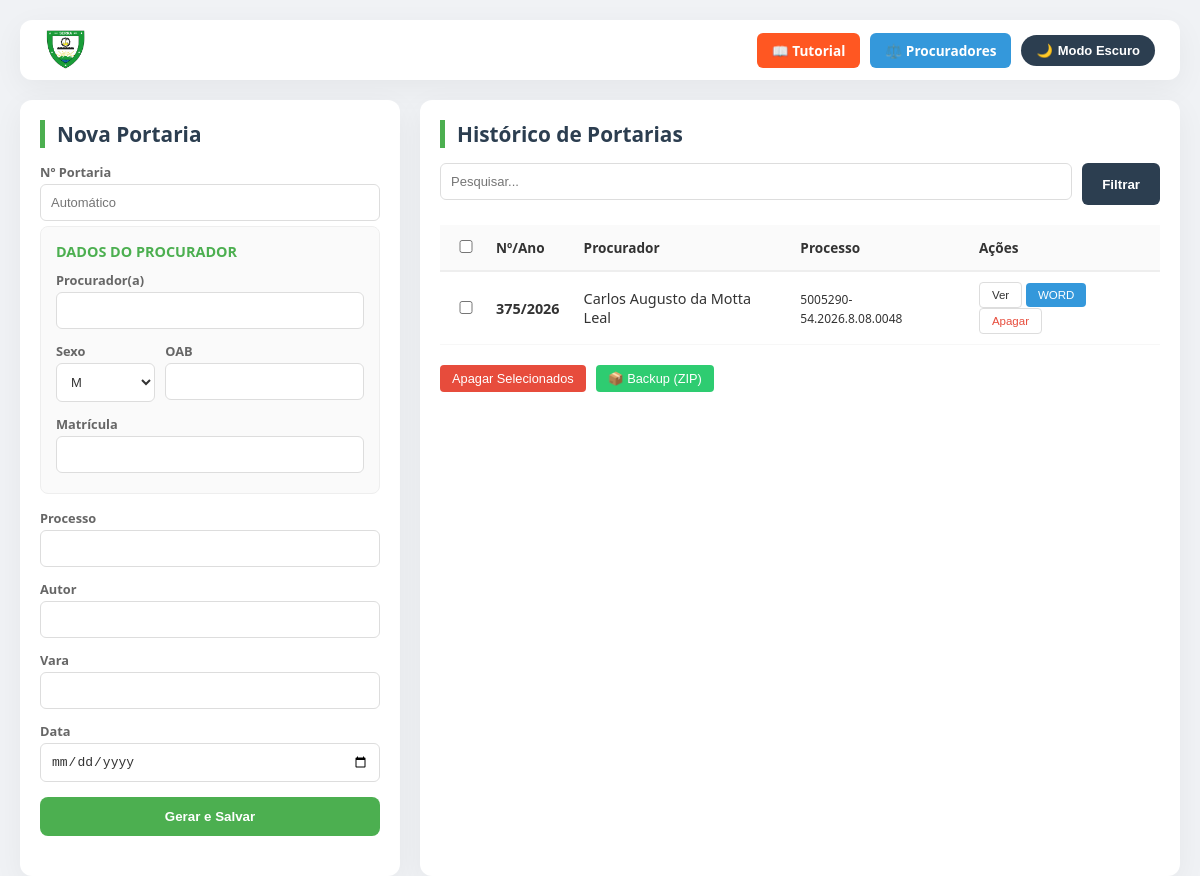
Before: / with the older database file.
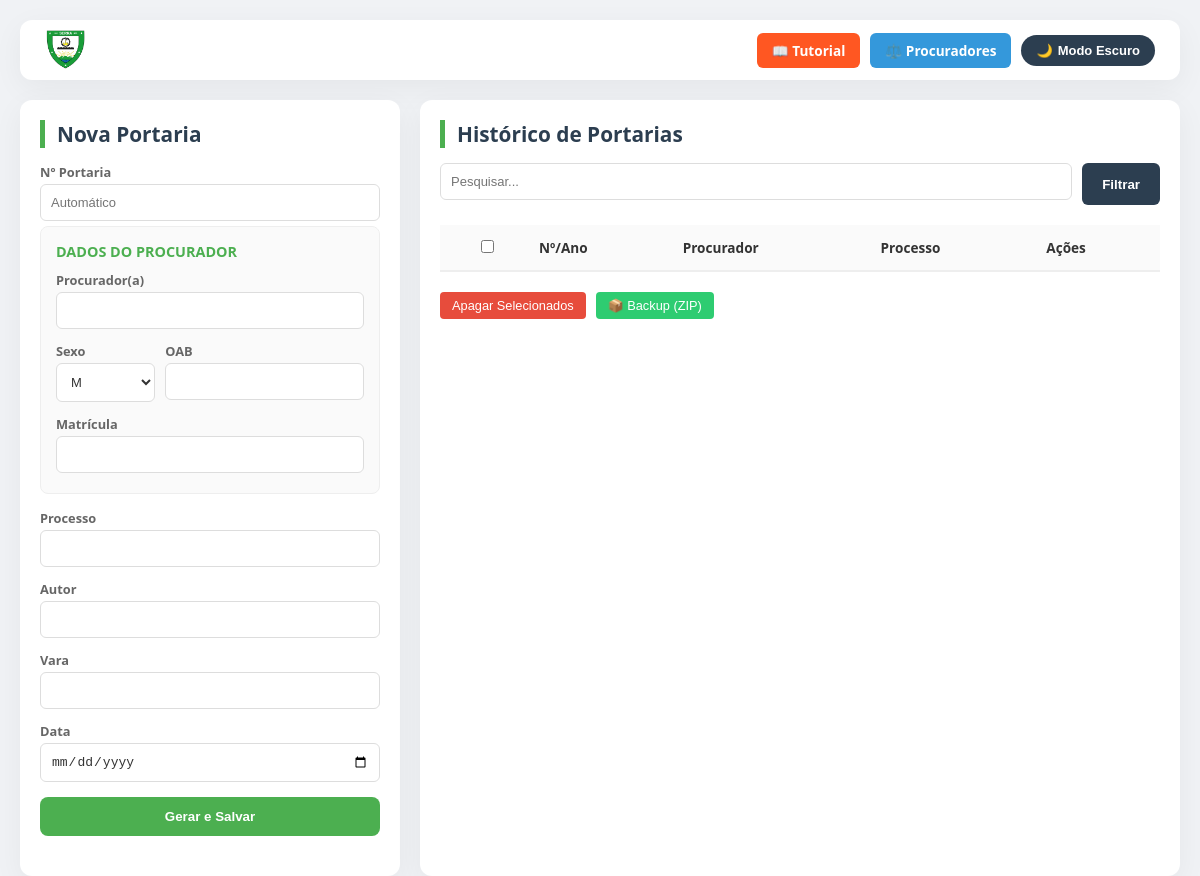
After: the same page with the newer database file.
### tables this page shows
CREATE TABLE portarias(
    id INTEGER PRIMARY KEY AUTOINCREMENT,
    numero INTEGER,
    ano INTEGER,
    procurador TEXT,
    sexo TEXT,
    oab TEXT,
    matricula TEXT, 
    processo TEXT,
    autor TEXT,
    vara TEXT,
    data_portaria TEXT
);

### index.php (the view, shortened to what this page needs)
<?php
$db = new SQLite3('data/portarias.db');
$db->exec('PRAGMA journal_mode = WAL;');
$db->exec("CREATE TABLE IF NOT EXISTS portarias(
    id INTEGER PRIMARY KEY AUTOINCREMENT,
    numero INTEGER,
    ano INTEGER,
    procurador TEXT,
    sexo TEXT,
    oab TEXT,
    matricula TEXT,
    processo TEXT,
    autor TEXT,
    vara TEXT,
    data_portaria TEXT
)");
$db->exec("CREATE TABLE IF NOT EXISTS cadastro_procuradores(
    id INTEGER PRIMARY KEY AUTOINCREMENT,
    nome TEXT NOT NULL,
    oab TEXT,
    sexo TEXT,
    matricula TEXT,
    email TEXT,
    status TEXT DEFAULT 'Ativo'
)");
$filtro="WHERE 1=1";
?>
<!DOCTYPE html>
<html lang="pt-br">
<head>
</head>
<body>
<div class="container">
<header class="header-actions">
    <img src="img/logoserra.png" style="height: 40px;">
    <div style="display:flex;gap:10px;align-items:center;">
        <a href="tutorial.php" class="btn-tutorial">📖 Tutorial</a>
        <a href="procuradores.php" class="btn-cadastro">⚖️ Procuradores</a>
        <button class="dark-toggle" id="btnDark" onclick="toggleDarkMode()">
            <span id="dark-icon">🌙</span> <span id="dark-text">Modo Escuro</span>
        </button>
    </div>
</header>
<aside class="sidebar">
    <h2>Nova Portaria</h2>
    <form method="post">
        <label>Nº Portaria</label>
        <input type="number" name="numero" placeholder="Automático">
        <div class="procurador-box">
            <h3>Dados do Procurador</h3>
            <label>Procurador(a)</label>
            <input type="text" name="procurador" id="proc_input" list="datalist_procurador" required onchange="autoPreencher('procurador', this.value)">
            <div style="display: flex; gap: 10px;">
                <div style="flex: 1;">
                    <label>Sexo</label>
                    <select name="sexo" id="sexo_input" required><option value="M">M</option><option value="F">F</option></select>
                </div>
                <div style="flex: 2;">
                    <label>OAB</label>
                    <input type="text" name="oab" id="oab_input" required>
                </div>
            </div>
            <label>Matrícula</label>
            <input type="text" name="matricula" id="matricula_input" required>
        </div>
        <label>Processo</label>
        <input type="text" name="processo" id="processo_input" list="datalist_processo" required onchange="autoPreencher('processo', this.value)">
        <label>Autor</label>
        <input type="text" name="autor" id="autor_input" required>
        <label>Vara</label>
        <input type="text" name="vara" id="vara_input" required>
        <label>Data</label>
        <input type="date" name="data" required>
        <button type="submit" name="salvar" style="background:var(--secondary-color); color:white; font-weight:bold; width:100%; border:none; border-radius:8px; padding:12px; margin-top:10px; cursor:pointer;">Gerar e Salvar</button>
    </form>
</aside>
<main class="main-content">
    <h2>Histórico de Portarias</h2>
    <form method="get" class="filter-bar">
        <input type="text" name="buscar" placeholder="Pesquisar..." value="<?php echo $_GET['buscar'] ?? ''; ?>">
        <button type="submit">Filtrar</button>
    </form>
    <form id="formAcoesMassa" method="post">
        <table>
            <thead><tr><th><input type="checkbox" onclick="marcarTodos(this)"></th><th>Nº/Ano</th><th>Procurador</th><th>Processo</th><th>Ações</th></tr></thead>
            <tbody>
                <?php
                $res=$db->query("SELECT * FROM portarias $filtro ORDER BY id DESC");
                while($row=$res->fetchArray()){
    echo "<tr>
        <td><input type='checkbox' name='selecionados[]' value='".$row['id']."'></td>
        <td><strong>".$row['numero']."/".$row['ano']."</strong></td>
        <td>".$row['procurador']."</td>
        <td><small>".$row['processo']."</small></td>
        <td>
            <button type='button' class='table-btn' onclick=\"window.open('gerar_pdf.php?id=".$row['id']."','_blank')\">Ver</button>
            <button type='button' class='table-btn' style='background:#3498db; color:white; border:none;' onclick=\"location.href='gerar_docx.php?id=".$row['id']."'\">WORD</button>
            <button type='button' class='table-btn' style='color:#e74c3c' onclick='abrirModal(".$row['id'].")'>Apagar</button>
        </td>
    </tr>";
}
                ?>
            </tbody>
        </table>
        <div class="action-bar">
            <button type="button" class="table-btn" style="background:#e74c3c; color:white; border:none;" onclick="abrirModalMultiplo()">Apagar Selecionados</button>
            <button type="button" class="table-btn" style="background:#2ecc71; color:white; border:none;" onclick="baixarZIP()">📦 Backup (ZIP)</button>
        </div>
    </form>
</main>
</div>
</body>
</html>

### index.php (style rules this page uses)
:root { --primary-color:#2c3e50;--secondary-color:#4CAF50;--accent-color:#ff5722;--bg-body:#f0f2f5;--bg-card:#ffffff;--text-main:#333;--border-radius:12px;--shadow:0 8px 30px rgba(0,0,0,0.05); }
body { font-family:'Segoe UI',Roboto,sans-serif;background:var(--bg-body);margin:0;color:var(--text-main);transition:0.3s; overflow: hidden; }
.container { display:grid;grid-template-columns:380px 1fr; grid-template-rows: auto 1fr; gap:20px; padding:20px; height: 100vh; box-sizing:border-box; }
.header-actions { grid-column:1 / -1;display:flex;justify-content:space-between;align-items:center;background:var(--bg-card);padding:10px 25px;border-radius:var(--border-radius);box-shadow:var(--shadow); }
.sidebar { background:var(--bg-card); padding:20px; border-radius:var(--border-radius); box-shadow:var(--shadow); overflow-y: auto; height: 100%; }
.main-content { background:var(--bg-card); padding:20px; border-radius:var(--border-radius); box-shadow:var(--shadow); overflow-y: auto; height: 100%; }
h2 { color:var(--primary-color); margin: 0 0 15px 0; font-size: 1.3rem; border-left: 5px solid var(--secondary-color); padding-left: 12px; }
form label { display:block; font-weight:600; margin:8px 0 3px 0; font-size:0.8em; color:#666; }
form input, form select { width:100%; padding:10px; margin-bottom:5px; border-radius:6px; border:1px solid #ddd; box-sizing:border-box; background: var(--bg-card); color: var(--text-main); font-size: 13px; }
.procurador-box { background: rgba(0,0,0,0.02); border: 1px solid #eee; padding: 15px; border-radius: 8px; margin-bottom: 15px; }
.procurador-box h3 { margin: 0 0 10px 0; font-size: 0.9em; text-transform: uppercase; color: var(--secondary-color); }
.filter-bar { display: flex; gap: 10px; margin-bottom: 20px; }
.filter-bar input { flex: 1; }
.filter-bar button { padding: 10px 20px; background: #2c3e50; color: white !important; border: none; border-radius: 6px; cursor: pointer; font-weight: bold; }
table { width:100%; border-collapse:collapse; }
th { background:rgba(0,0,0,0.02); padding:12px; text-align:left; border-bottom:2px solid #eee; font-size: 0.85em; }
.btn-cadastro, .btn-tutorial { color:white !important; padding:8px 15px; border-radius:6px; text-decoration:none; font-weight:bold; font-size:0.85em; display: flex; align-items: center; gap: 5px; }
.btn-cadastro { background:#3498db; }
.btn-tutorial { background: var(--accent-color); }
.dark-toggle { cursor: pointer; background: var(--primary-color); color: white; border: none; padding: 8px 15px; border-radius: 50px; font-size: 13px; display: flex; align-items: center; gap: 5px; font-weight: 600; }
.action-bar { margin-top: 20px; display: flex; gap: 10px; }
.table-btn { padding: 6px 12px; border-radius: 4px; border: 1px solid #ddd; background: white; cursor: pointer; font-size: 0.8em; color: #333; }
td { padding:10px 12px; border-bottom:1px solid rgba(0,0,0,0.03); font-size: 0.9em; }

Changed rows visible on the page:
removed portarias: numero "375", ano "2026", procurador "Carlos Augusto da Motta Leal", processo "5005290- 54.2026.8.08.0048"
